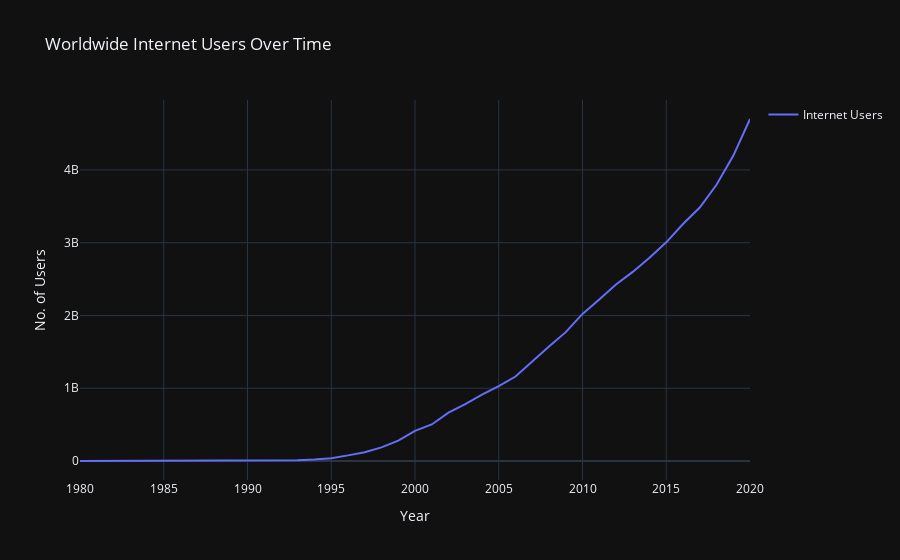

Notebook code cell kept with this figure:
### Code cell
# Create a line plot
fig = px.line(World_international_user, x='Year', y='No. of Internet Users',
              title='Worldwide Internet Users Over Time',
              labels={'Year': 'Year', 'No. of Internet Users': 'No. of Users'},
              template='plotly_dark')

# Customize legend
fig.update_traces(name='Internet Users', showlegend=True)

# Show plot
fig.show()

### Figure 1 — Plotly figure (JSON) as saved in the notebook; plotly's stock layout.template omitted (floating-point values rounded to 4 significant figures)
{"data": [{"hovertemplate": "Year=%{x}<br>No. of Users=%{y}<extra></extra>", "legendgroup": "", "line": {"color": "#636efa", "dash": "solid"}, "marker": {"symbol": "circle"}, "mode": "lines", "name": "Internet Users", "orientation": "v", "showlegend": true, "type": "scatter", "x": [1980, 1981, 1982, 1983, 1984, 1985, 1986, 1987, 1988, 1989, 1990, 1991, 1992, 1993, 1994, 1995, 1996, 1997, 1998, 1999, 2000, 2001, 2002, 2003, 2004, 2005, 2006, 2007, 2008, 2009, 2010, 2011, 2012, 2013, 2014, 2015, 2016, 2017, 2018, 2019, 2020], "xaxis": "x", "y": [0, 0, 0, 0, 0, 0, 0, 0, 0, 0, 2617438, 4280727, 6885825, 9978025, 20372971, 39137572, 77094037, 120463190, 187786430, 280906271, 414012675, 502048980, 664525411, 780605617, 912780834, 1029379295, 1160582058, 1372292168, 1572943471, 1770692408, 2021152970, 2218882121, 2426854827, 2598607664, 2793663749, 3004582521, 3256215846, 3483746104, 3795522333, 4194081858, 4699886462], "yaxis": "y"}], "layout": {"legend": {"tracegroupgap": 0}, "title": {"text": "Worldwide Internet Users Over Time"}, "xaxis": {"anchor": "y", "domain": [0, 1], "title": {"text": "Year"}}, "yaxis": {"anchor": "x", "domain": [0, 1], "title": {"text": "No. of Users"}}}}
